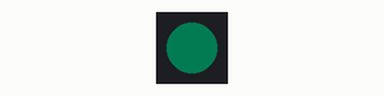
Bench run of a sketch on a simulated ESP8266 (Wemos D1 mini). Shown: 1 RGB LEDs in strip order, left to right. Dim RGB values are drawn brighter than linear; random numbers use the default seed unless the sketch sets one.

Above: at 0.1 s.
At 7.1 s:
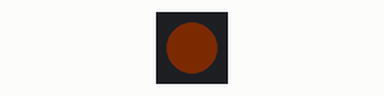
At 15.1 s:
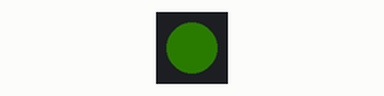
At 31.1 s:
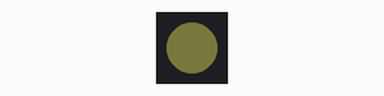
Timing chart, 0 to 40.0 s (numbered marks = the images above):
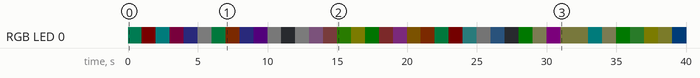

The sketch:

wemosrandomrgb.ino
```cpp
#include <Adafruit_NeoPixel.h>

#define PIN            D2

long randomRed;
long randomGreen;
long randomBlue;
// When we setup the NeoPixel library, we tell it how many pixels, and which pin to use to send signals.
Adafruit_NeoPixel pixels = Adafruit_NeoPixel(1, PIN, NEO_GRB + NEO_KHZ800);

void setup()
{
  pixels.begin(); // This initializes the NeoPixel library.
  Serial.begin(9600);
  randomSeed(analogRead(0));
}

void loop()
{
  // pixels.Color takes RGB values, from 0,0,0 up to 255,255,255
  randomRed = random(0, 4);
  randomGreen = random(0, 4);
  randomBlue = random(0, 4);
  pixels.setPixelColor(0, pixels.Color(randomRed, randomGreen, randomBlue)); // red
  pixels.show(); // This sends the updated pixel color to the hardware.
  delay(1000); // Delay for a period of time (in milliseconds).
}
```

Measured:
- by itself, RGB LED 0: off → RGB(0, 3, 2) at 0.00 s, → RGB(2, 0, 0) 1.0 s later, → RGB(0, 3, 3) 1.0 s later, → RGB(2, 0, 1) 1.0 s later, … (39 changes in this stretch)
